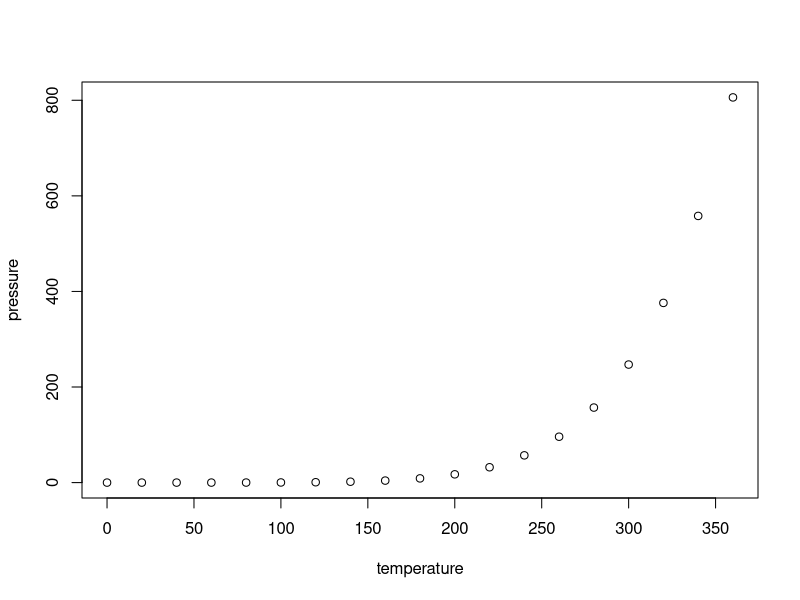
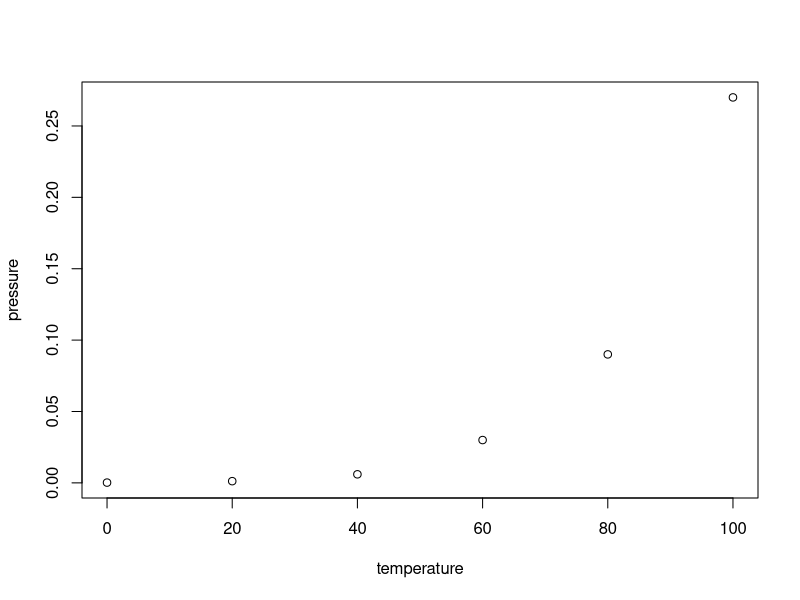

The R script that drew these images, in order:
## ---- chunk 1
knitr::opts_chunk$set(echo = TRUE)
## ---- chunk 2
summary(cars)
## ---- chunk 3
knitr::kable(head(cars), caption = "First few lines of dataset cars", digits = 2)
## ---- chunk 4
plot(pressure)
cat("\n\n")
plot(head(pressure))
